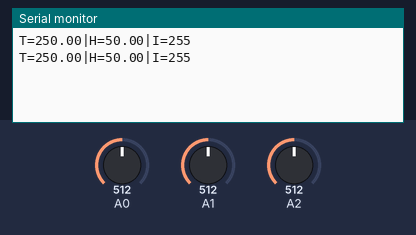
Bench run of a sketch on a simulated Arduino Uno, built with avr-gcc and run on an emulated ATmega328P. On the bench: the last lines printed to the serial monitor. The test bench sets the inputs (shaded band); at power-on: A0 = 512, A1 = 512, A2 = 512.

Above: at 10.8 s.
10.9 s: A0 set to 716
At 20.7 s:
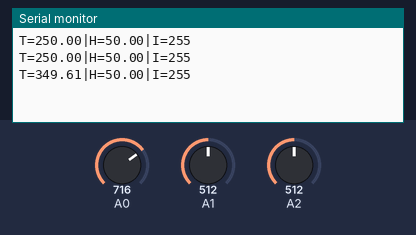
20.9 s: A1 set to 716
At 30.4 s:
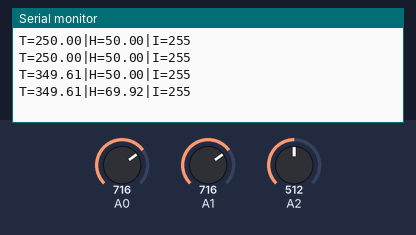
30.9 s: A0 set to 900
At 40.4 s:
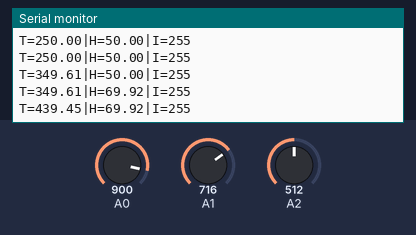
40.9 s: A1 set to 900
At 50.5 s:
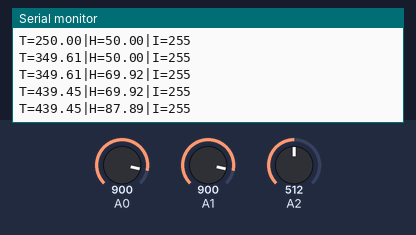
Timing chart, 0 to 51.9 s (numbered marks = the images above; inputs shaded):
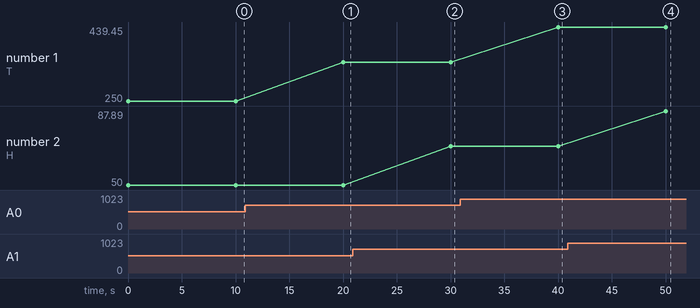

Measured:
- after the input at 10.9 s, the serial monitor: prints a new line after 9.1 s (image 1)
- after the input at 20.9 s, the serial monitor: prints a new line after 9.1 s (image 2)
- after the input at 30.9 s, the serial monitor: prints a new line after 9.1 s (image 3)
- after the input at 40.9 s, the serial monitor: prints a new line after 9.1 s (image 4)
- plotted number 1: 250 → 349.61 after the input at 10.9 s, 349.61 → 439.45 after the input at 30.9 s
- plotted number 2: 50 → 69.92 after the input at 20.9 s, 69.92 → 87.89 after the input at 40.9 s

The sketch:

PlantChat.ino
```cpp
float temperatura;
int lecA0;

float iluminacion;
int lecA1;

float humedad;
int lecA2;
void setup(){

  Serial.begin(9600);

}

void loop(){
  //if(Serial.available()){
   /* Temperatura */
   lecA0 = analogRead(0);
   temperatura = (5.0*lecA0*100.0)/1024.0;

   /* Humedad */
   lecA1 = analogRead(1);
   humedad = (100.0/1024.0)*lecA1;

   /* Iluminacion */
   lecA2 = iluminacion = analogRead(2);

   Serial.print("T=");
   Serial.print(temperatura);
   Serial.print("|H=");
   Serial.print(humedad);
   Serial.print("|I=");
   //Serial.println(iluminacion);
   Serial.println(255);
   delay(10000);

  //}
}
```
